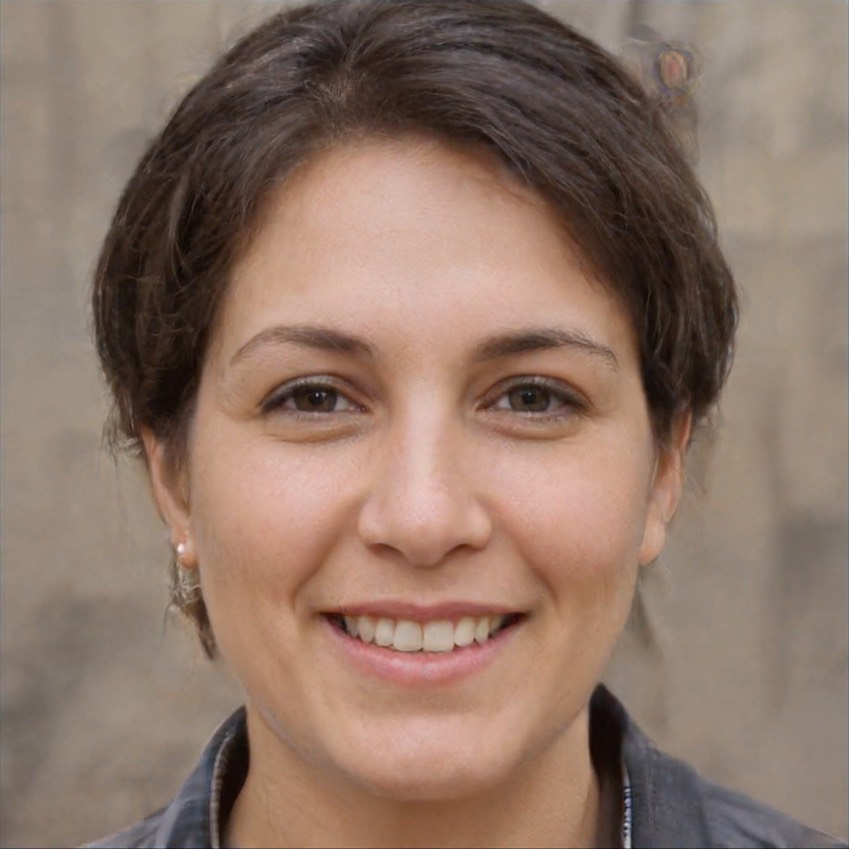
#> input picture Project4Final/data/face_query.jpg, 849 x 849 px
$ jupyter execute --allow-errors extension-3-Facial-Recognition.ipynb   (shell and % lines are left out)
#> lines starting #> are read from the running program, lines starting #| are printed output that depends on the picture
# Extension 3 - Facial recognition with Eigenfaces

You can use Eigenfaces to perform facial recognition! Here is the idea:

1. Perform PCA on images of faces of people who you would like to be able to "learn" to recognize (creating a "database" of known faces). This is just like what you did in the main project.
2. Project a "query" image of a face that you would like to recognize into the PCA space established by the database of known faces (the number of PCA dimensions is up to you).
3. Project each of the images in the face database into the same PCA space established by the database of known faces (the number of PCA dimensions is the same as before).
4. Treat the projected query image and each projected database images as vectors. Compute the Euclidean distance of the vector obtained by subtracting that of the query image and that of each database image.
5. Pick a match tolerance level. If any of the distances is less than your tolerance level, you have a match! If none of the distances is smaller than your tolerance, you don't have a match.

[cell 1]
# Importing everything
import os
import random
import numpy as np
import matplotlib.pyplot as plt
import pandas as pd

import pca_cov

plt.style.use(['seaborn-v0_8-colorblind', 'seaborn-v0_8-darkgrid'])
plt.rcParams.update({'font.size': 20})

np.set_printoptions(suppress=True, precision=5)

# Automatically reload external modules

[cell 2]
import cv2
import numpy as np
import os

# Load the database of known faces
#> (the rest of this cell did not finish here and is left out)

#> (a cell that did not finish here is left out)

[cell 4]
def face_plot(face_imgs, face_names):
    '''Create a 5x5 grid of face images

    Parameters:
    -----------
    face_imgs: ndarray. shape=(N, img_y, img_x).
        Grayscale images to show.
    face_names: ndarray. shape=(N,).
        Names of the person in each image represented as strings.

    TODO:
    - Create a 5x5 grid of plots of a legible size
    - In each plot, show the grayscale image and make the title the person's name.
    '''
    fig, ax = plt.subplots(5, 5, figsize=(10, 10))
    for i in range(5):
        for j in range(5):
            ax[i, j].imshow(face_imgs[i * 5 + j], cmap=plt.get_cmap('gray'))
            ax[i, j].axis('off')
            ax[i, j].set_title(face_names[i * 5 + j])
    plt.tight_layout()
    plt.show()

#> (the rest of this cell did not finish here and is left out)

[cell 5]
import matplotlib.pyplot as plt

#> (the rest of this cell did not finish here and is left out)

#> (a cell that did not finish here is left out)

[cell 7]
#
# 1. Perform PCA on images of faces of people who you would like to be able to "learn" to recognize (creating a "database" of known faces). This is just like what you did in the main project.

import pandas as pd
from pca_cov import PCA_COV
import time

# Create pandas DataFrame object that holds the face data
#> (the rest of this cell did not finish here and is left out)

[cell 8]
# Load the query image
query_img = cv2.imread('data/face_query.jpg', cv2.IMREAD_GRAYSCALE)
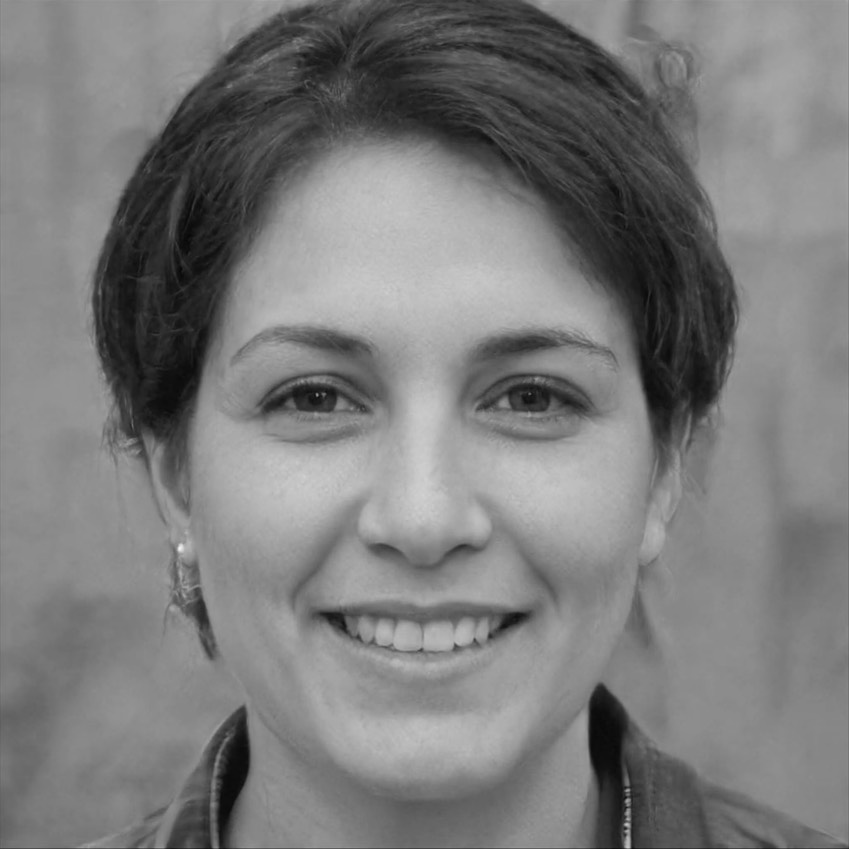
#> query_img: shape (849, 849); min 7, max 242, mean 122.8

# Resize the query image to match the size of the training images
query_img_resized = cv2.resize(query_img, (64, 64))
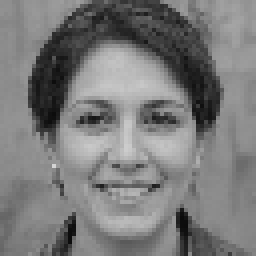
#> query_img_resized: shape (64, 64) (shown 4 times larger); min 11, max 212, mean 122.7

# Show the query image
plt.imshow(query_img_resized, cmap=plt.get_cmap('gray'))
plt.axis('off')
plt.show()

# Reshape the query image to a vector
query_img_vec = np.reshape(query_img_resized, (1, -1))

# Create pandas DataFrame object that holds the query image data
query_df = pd.DataFrame(query_img_vec)
#> query_df = table of 1 rows and 4096 columns

# Project the query image into the PCA space
#> (the rest of this cell did not finish here and is left out)
